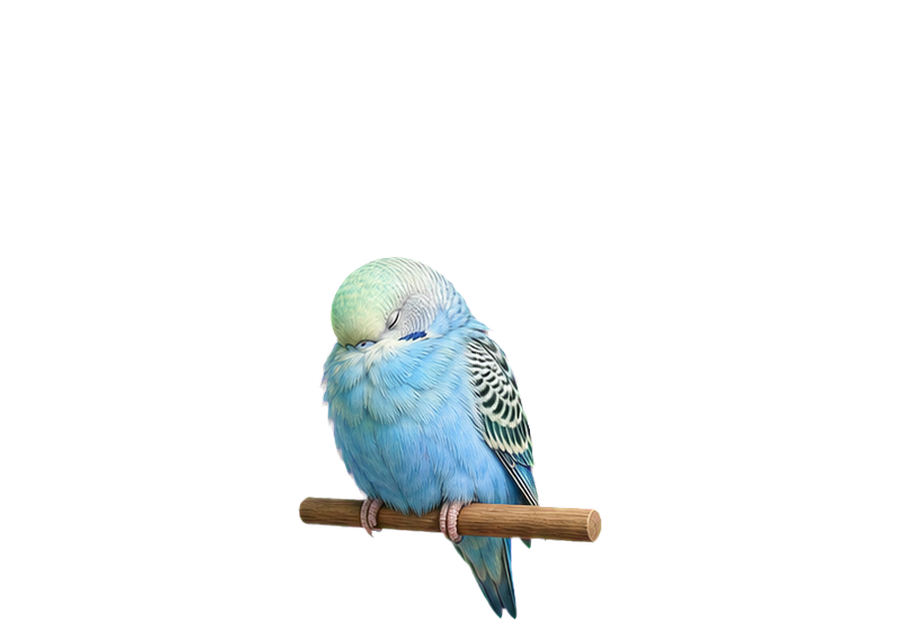
#> input picture assets/.original/pets/actions/budgie/sleep.webp, 900 x 620 px
$ python normalize_assets.py
#> lines starting #> are read from the running program, lines starting #| are printed output that depends on the picture
#!/usr/bin/env python3
"""Re-frame pet and prop art onto the canvases the renderer assumes.

Two conventions are enforced here, both of which the CSS relies on:

* Pet action frames live on a 512x512 canvas with the body centred
  horizontally and its bottom edge four pixels above the canvas floor.
  ``extract_action_frames.py`` already produces that layout for the eight
  active poses; the sleep pose was exported separately and drifted, which is
  why ``styles.css`` used to carry per-pet nudges.
* Item art lives on a square canvas so that any ``object-fit: contain`` box
  renders every item at the same apparent size. Scene furniture is skipped: it
  is placed with a per-item footprint and scale, so its canvas is load-bearing.

Sleep poses have no reliable scale baked into the source art: some were
stretched to the full canvas width, others were left small and centred. The body
is therefore re-scaled against the same pet's ``idle-0`` frame. Standing height
is the steadiest proxy for how large an animal is, and a curled or stretched-out
sleeping body reads as roughly that long.
"""

from __future__ import annotations

import argparse
import shutil
import subprocess
from pathlib import Path

from PIL import Image

PET_CANVAS = 512
PET_FLOOR_MARGIN = 4

PROP_CANVAS = 1024
PROP_FILL = 0.94

FURNITURE_IDS = frozenset({"starter-bed", "woven-rug", "cat-post", "rabbit-tunnel", "toy-basket"})

# A sleeping body is about as long as the animal is tall, and never as tall as one standing up.
SLEEP_LENGTH_OF_IDLE_HEIGHT = 1.15
SLEEP_HEIGHT_OF_IDLE_HEIGHT = 0.72


def content_box(image: Image.Image) -> tuple[int, int, int, int]:
    box = image.getchannel("A").getbbox()
    if box is None:
        raise ValueError("image is fully transparent")
    return box


def trimmed(image: Image.Image) -> Image.Image:
    return image.crop(content_box(image))


def clear_transparent_rgb(image: Image.Image) -> Image.Image:
    """Zero the colour channels of fully transparent pixels so WebP stays small."""
    pixels = bytearray(image.tobytes())
    for offset in range(0, len(pixels), 4):
        if pixels[offset + 3] == 0:
            pixels[offset : offset + 3] = b"\x00\x00\x00"
    return Image.frombytes("RGBA", image.size, bytes(pixels))


def place(body: Image.Image, canvas: tuple[int, int], bottom_margin: int) -> Image.Image:
    sheet = Image.new("RGBA", canvas, (0, 0, 0, 0))
    left = (canvas[0] - body.width) // 2
    top = canvas[1] - body.height - bottom_margin
    sheet.alpha_composite(body, (left, top))
    return clear_transparent_rgb(sheet)


def fit(body: Image.Image, max_width: float, max_height: float) -> Image.Image:
    scale = min(max_width / body.width, max_height / body.height)
    size = (max(1, round(body.width * scale)), max(1, round(body.height * scale)))
    return body.resize(size, Image.Resampling.LANCZOS)


def encode(image: Image.Image, destination: Path, lossless: bool) -> None:
    staging = destination.with_suffix(".staging.png")
    image.save(staging, "PNG", optimize=True)
    command = ["cwebp", "-quiet", "-exact", str(staging), "-o", str(destination)]
    command[1:1] = ["-lossless"] if lossless else ["-q", "92", "-alpha_q", "100"]
    try:
        subprocess.run(command, check=True)
    finally:
        staging.unlink(missing_ok=True)


def backup(path: Path, root: Path, vault: Path) -> None:
    target = vault / path.relative_to(root)
    if target.exists():
        return
    target.parent.mkdir(parents=True, exist_ok=True)
    shutil.copy2(path, target)


def normalize_sleep_frame(pet_dir: Path, source: Path | None = None) -> tuple[int, int]:
    """Re-frame one pet's sleep pose against its own standing pose."""
    sleeping = Image.open(source or pet_dir / "sleep.webp").convert("RGBA")
#> sleeping is the input picture: PIL image 900x620 RGBA; mean R, G, B, A 13, 15.4, 15.9, 24
    idle_box = content_box(Image.open(pet_dir / "idle-0.webp").convert("RGBA"))
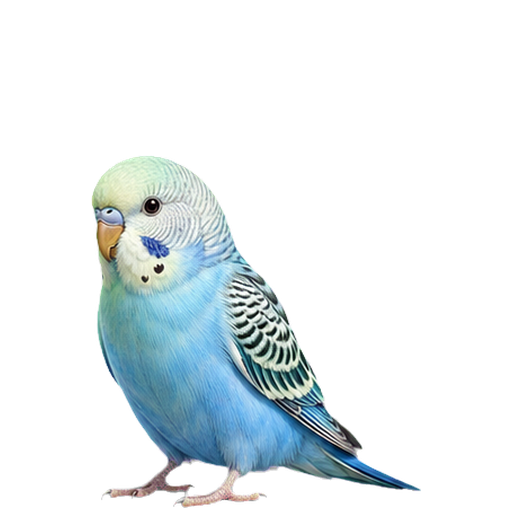
#> input picture assets/pets/actions/budgie/idle-0.webp, 512 x 512 px
#> in content_box, `box = image.getchannel("A").getbbox()`: box = (91, 155, 421, 508)
#> idle_box = (91, 155, 421, 508)

    standing_height = idle_box[3] - idle_box[1]
#> standing_height = 353
    max_width = min(standing_height * SLEEP_LENGTH_OF_IDLE_HEIGHT, PET_CANVAS - 2 * PET_FLOOR_MARGIN)
#> max_width = 405.9
    max_height = standing_height * SLEEP_HEIGHT_OF_IDLE_HEIGHT
#> max_height = 254.2

    body = fit(trimmed(sleeping), max_width, max_height)
#> in trimmed, `return image.crop(content_box(image))`:
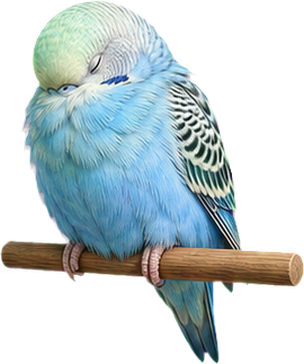
#> returned value: PIL image 304x364 RGBA; mean R, G, B, A 65.5, 77.7, 80.3, 121; transparent parts drawn white
#> in fit, `scale = min(max_width / body.width, max_height / body.height)`: scale = 0.698
#> in fit, `size = (max(1, round(body.width * scale)), max(1, round(body.height * ..`: size = (212, 254)
#> in fit, `return body.resize(size, Image.Resampling.LANCZOS)`:
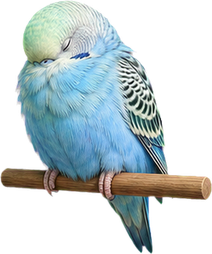
#> returned value: PIL image 212x254 RGBA; mean R, G, B, A 66, 78.4, 80.9, 121; transparent parts drawn white
    frame = place(body, (PET_CANVAS, PET_CANVAS), PET_FLOOR_MARGIN)
#> in place, `sheet = Image.new("RGBA", canvas, (0, 0, 0, 0))`: sheet: PIL image 512x512 RGBA; every value is 0
#> in place, `sheet.alpha_composite(body, (left, top))`:
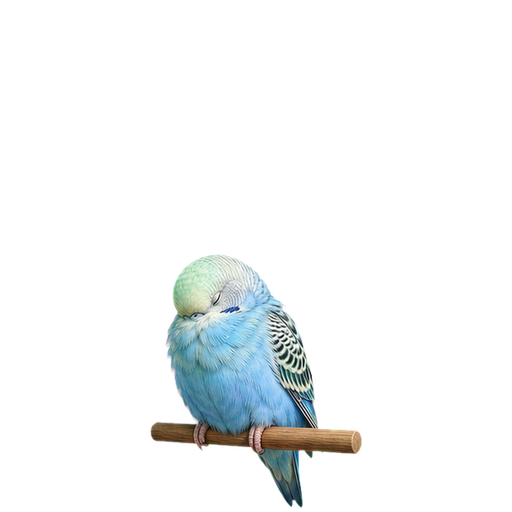
#> sheet: PIL image 512x512 RGBA; mean R, G, B, A 13.6, 16.1, 16.6, 24.9; transparent parts drawn white
#> the loop in clear_transparent_rgb, `for offset in range(0, len(pixels), 4):` made 262144 passes
#> offset on passes 2 to 4: 4, 8, 12
    encode(frame, pet_dir / "sleep.webp", lossless=True)
    return body.size


def normalize_prop(path: Path, source: Path | None = None) -> tuple[int, int]:
    art = Image.open(source or path).convert("RGBA")
    canvas = (PROP_CANVAS, PROP_CANVAS)
    body = fit(trimmed(art), PROP_CANVAS * PROP_FILL, PROP_CANVAS * PROP_FILL)
    margin = round(PROP_CANVAS * (1 - PROP_FILL) / 2)
    encode(place(body, canvas, margin), path, lossless=False)
    return canvas


def main() -> None:
    parser = argparse.ArgumentParser(description=__doc__)
    parser.add_argument("--root", type=Path, default=Path(__file__).resolve().parent.parent)
    parser.add_argument("--skip-pets", action="store_true")
    parser.add_argument("--skip-props", action="store_true")
    args = parser.parse_args()

    assets = args.root / "assets"
    vault = assets / ".original"

    if not args.skip_pets:
        for pet_dir in sorted((assets / "pets" / "actions").iterdir()):
            if not pet_dir.is_dir():
                continue
            frame = pet_dir / "sleep.webp"
            backup(frame, assets, vault)
            # Always re-frame from the vaulted original so repeat runs do not compound resampling.
            size = normalize_sleep_frame(pet_dir, vault / frame.relative_to(assets))
#> size = (212, 254)
            print(f"sleep {pet_dir.name}: body {size[0]}x{size[1]} on {PET_CANVAS}x{PET_CANVAS}")
#| sleep budgie: body 212x254 on 512x512

    if not args.skip_props:
        for prop in sorted((assets / "props").glob("*.webp")):
            if prop.stem in FURNITURE_IDS:
                continue
            backup(prop, assets, vault)
            canvas = normalize_prop(prop, vault / prop.relative_to(assets))
            print(f"prop {prop.stem}: {canvas[0]}x{canvas[1]}")


if __name__ == "__main__":
    main()
